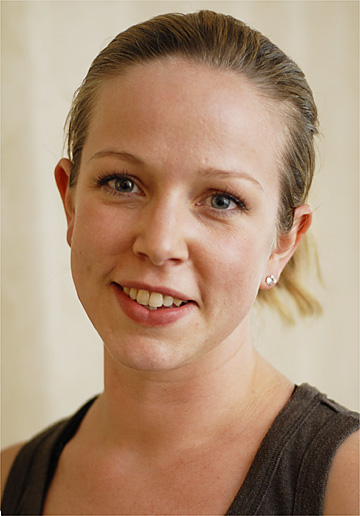
#> input picture data/Pratheepan_Dataset/FacePhoto/06Apr03Face.jpg, 360 x 516 px
$ python utils.py
#> lines starting #> are read from the running program, lines starting #| are printed output that depends on the picture; after the words box and inside, x2 and y2 are one past the last pixel; in counts of white or black regions, pixels touching at a corner belong together
import numpy as np
from matplotlib import pyplot as plt
import cv2


def load_image(nom, is_color):
    # Channel BGR
#> called with is_color = True
    if is_color:
        img = cv2.imread(nom, cv2.IMREAD_COLOR)
#> img is the input picture: shape (516, 360, 3); mean B, G, R 118.5, 143.6, 172.9
    else:
        img = cv2.imread(nom, cv2.IMREAD_GRAYSCALE)
    return img


def inverse_image(I):
    # I : cv2 img
    return 255 - I


def BGR_to_HSV(img):
    return cv2.cvtColor(img, cv2.COLOR_BGR2HSV)


def BGR_to_Lab(img):
    return cv2.cvtColor(img, cv2.COLOR_BGR2LAB)
#> returned value: shape (516, 360, 3); mean of channels 0, 1, 2 155.9, 136, 146.1
#> call 2 of load_image, with is_color = True
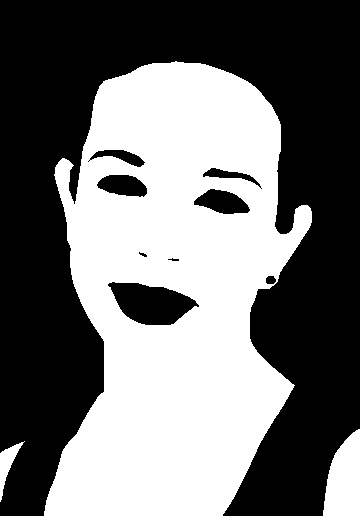
#> input picture data/Ground_Truth/GroundT_FacePhoto/06Apr03Face.png, 360 x 516 px
#> in load_image, img is the input picture: shape (516, 360, 3); 44.6% white; 3 white regions, box (x1, y1, x2, y2) and area: (44, 61, 312, 516) 79900, (323, 429, 360, 516) 2401, (0, 441, 25, 502) 491


# http://www.pyimagesearch.com/2014/01/22/clever-girl-a-guide-to-utilizing-color-histograms-for-computer-vision-and-image-search-engines/
def BGR_histogram(bgr_img, black_and_white_img):
    # plot a 2D color histogram for red and green
    hist = cv2.calcHist([bgr_img], [2, 1], black_and_white_img[:, :, 0],
                        [32, 32], [0, 256, 0, 256])
    return hist


def HSV_histogram(hsv_img, black_and_white_img):
    hist = cv2.calcHist([hsv_img], [0, 1], black_and_white_img[:, :, 0],
                        [180, 256], [0, 180, 0, 256])
    return hist


def Lab_histogram(lab_img, black_and_white_img):
    hist = cv2.calcHist([lab_img], [1, 2], black_and_white_img[:, :, 0],
                        [256, 256], [0, 256, 0, 256])
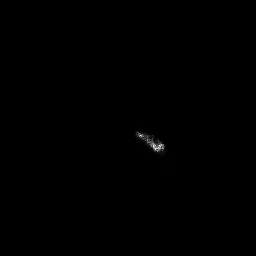
#> hist: shape (256, 256) float32; min 0, max 935, mean 1.3; drawn with min black and max white
    return hist


if __name__ == '__main__':
    # data/Ground_Truth/GroundT_FacePhoto/06Apr03Face.png
    # data/Pratheepan_Dataset/FacePhoto/06Apr03Face.jpg
    bgr_img = load_image("data/Pratheepan_Dataset/FacePhoto/06Apr03Face.jpg",
                         True)
    hsv_img = BGR_to_Lab(bgr_img)
    black_and_white_img = load_image(
        "data/Ground_Truth/GroundT_FacePhoto/06Apr03Face.png", True)
    '''cv2.imshow('image', img)
    cv2.waitKey(0)
    cv2.destroyAllWindows()'''
    histo = Lab_histogram(hsv_img, black_and_white_img)
    print(histo)
#> (printed output is left out)
    print(histo.shape)
#| (256, 256)
